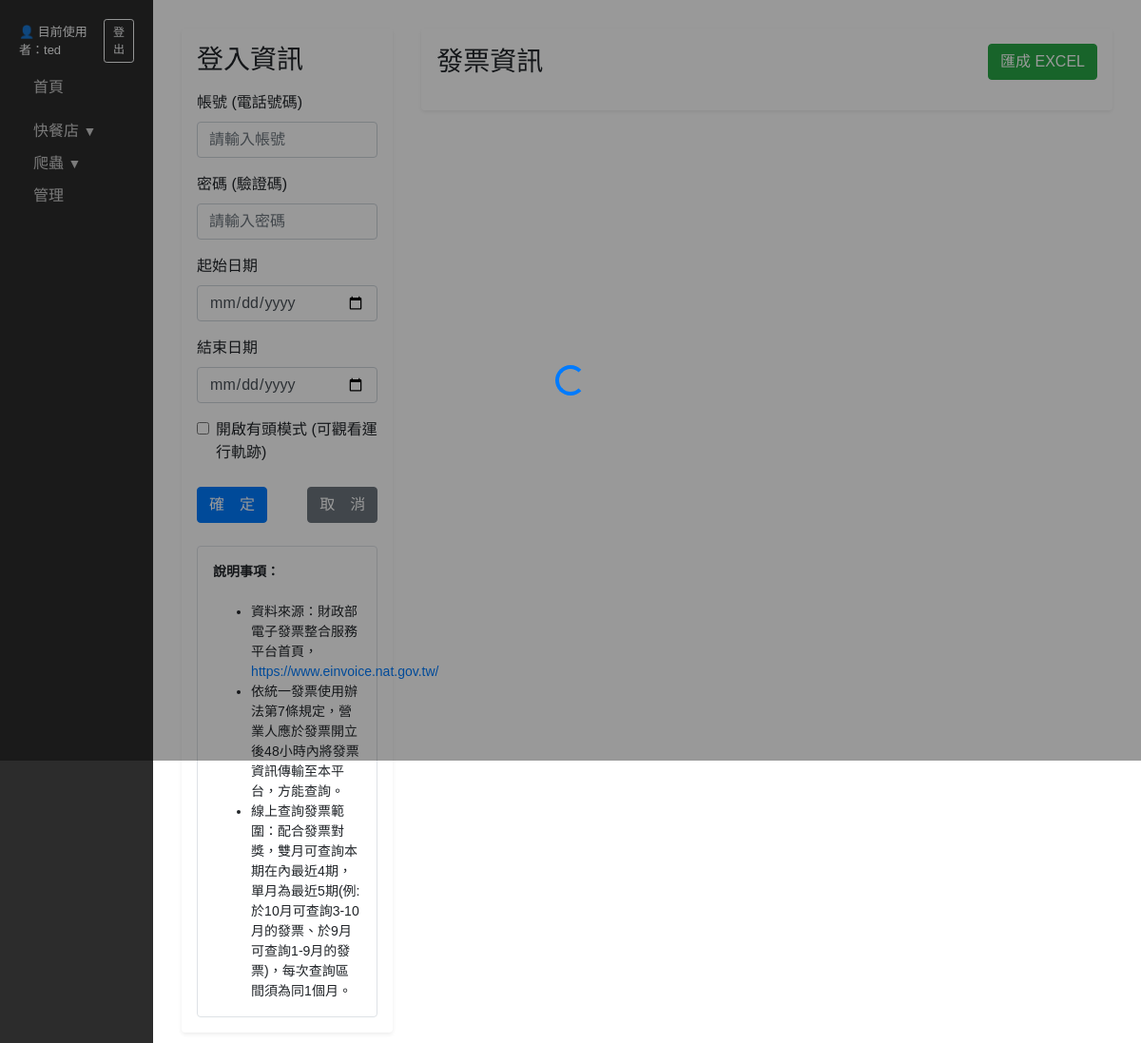
/webapp/invoice (signed in), run on the app's committed database.
### webapp/models/home.py (models this page shows, shortened)
class Navigation(models.Model):
    title = models.CharField(max_length=100, verbose_name="名稱")  # 顯示文字
    url = models.CharField(max_length=200, blank=True, verbose_name="連結")  # 對應連結
    order = models.PositiveIntegerField(default=0, verbose_name="排序")
    parent_id = models.PositiveIntegerField(default=0, verbose_name="父節點ID")

### webapp/views/invoice.py (the view)
# urls.py: path('invoice', invoice.invoice, name='invoice'),
@login_required(login_url='/')
def invoice(request):
    nav_items = get_navigation()
    data = { 'nav_items': nav_items}
    return render(request, 'webapp/invoice.html', data)

### webapp/utils/home.py (called while the page is built)
def get_navigation():
    all_items = Navigation.objects.all().order_by("order")
    nav_dict = {}
    for item in all_items:
        nav_dict[item.id] = {"obj": item, "children": []}
    roots = []
    for item in all_items:
        if item.parent_id == 0:
            roots.append(nav_dict[item.id])
        else:
            nav_dict[item.parent_id]["children"].append(nav_dict[item.id])
    return roots

### templates/webapp/invoice.html (shortened to what this page needs)
{% extends 'webapp/home.html' %}
{% block content %}
<div id="app">
    <div v-if="loading" class="overlay">
        <div class="spinner-border text-primary" role="status">
        </div>
    </div>
    <div class="row">
        <div class="col-md-3">
            <div class="bg-gradient-light p-3 rounded shadow-sm">
                <h3 class="mb-3">登入資訊</h3>
                <div class="form-group">
                    <label>帳號 (電話號碼)</label>
                    <input v-model="username" type="text" class="form-control" placeholder="請輸入帳號" v-on:keyup.enter="btnConfirm">
                </div>
                <div class="form-group mt-3">
                    <label>密碼 (驗證碼)</label>
                    <input v-model="password" type="password" class="form-control" placeholder="請輸入密碼" v-on:keyup.enter="btnConfirm">
                </div>
                <div class="form-group mt-3">
                    <label>起始日期</label>
                    <input v-model="startDate" type="date" class="form-control">
                </div>
                <div class="form-group mt-3">
                    <label>結束日期</label>
                    <input v-model="endDate" type="date" class="form-control">
                </div>
                <div class="form-check mt-3">
                    <input v-model="headless" type="checkbox" id="headless" class="form-check-input">
                    <label for="headless" class="form-check-label">開啟有頭模式 (可觀看運行軌跡)</label>
                </div>
                <div class="mt-4 d-flex justify-content-between">
                    <input type="button" v-on:click="btnConfirm" class="btn btn-primary" value="確　定" />
                    <input type="button" v-on:click="btnCancel" class="btn btn-secondary" value="取　消" />
                </div>
                <div class="mt-4 p-3 border rounded" style="font-size: 0.875rem; line-height: 1.5;">
                    <strong>說明事項：</strong>
                    <ul class="mb-0">
                        <br>
                        <li>資料來源：財政部電子發票整合服務平台首頁，<a href="https://www.einvoice.nat.gov.tw/" target="_blank">https://www.einvoice.nat.gov.tw/</a></li>
                        <li>依統一發票使用辦法第7條規定，營業人應於發票開立後48小時內將發票資訊傳輸至本平台，方能查詢。</li>
                        <li>線上查詢發票範圍：配合發票對獎，雙月可查詢本期在內最近4期，單月為最近5期(例:於10月可查詢3-10月的發票、於9月可查詢1-9月的發票)，每次查詢區間須為同1個月。</li>
                    </ul>
                </div>
            </div>
        </div>
        <div class="col-md-9">
            <div class="p-3 rounded shadow-sm bg-white">
                <div class="d-flex justify-content-between align-items-center mb-3">
                    <h3 class="mb-0">發票資訊</h3>
                    <button @click="exportExcel" class="btn btn-success text-white">
                        匯成 EXCEL
                    </button>
                </div>
            </div>
        </div>
    </div>
</div>
{% endblock %}

### templates/webapp/home.html (shortened to what this page needs)
<!DOCTYPE html>
<html lang="zh-Hant">
<head>
    {% block head_extra %}
    <link href="https://cdn.jsdelivr.net/npm/bootstrap@4.6.2/dist/css/bootstrap.min.css" rel="stylesheet">
    {% endblock %}
    <link rel="stylesheet" href="https://unpkg.com/vue-easytable/libs/theme-default/index.css">
    <link rel="stylesheet" href="https://cdn.jsdelivr.net/npm/sweetalert2@11/dist/sweetalert2.min.css">
</head>
<body>
    <div class="layout-container">
        <div class="sidebar">
            {% if request.user.is_authenticated %}
              <div class="text-light mb-3 d-flex justify-content-between align-items-center" style="font-size: 13px;">
                  <span>👤 目前使用者：{{ request.user.username }}</span>
                  <form action="{% url 'logout' %}" method="post" style="margin: 0;">
                      <button type="submit" class="btn btn-outline-light btn-sm" style="font-size: 12px;">登出</button>
                  </form>
              </div>
            {% endif %}
<ul>
            {% for node in nav_items %}
                <li>
                    {% if node.children %}
                        <span class="toggle-node" onclick="toggleChildren({{ node.obj.id }})">
                            {% if node.obj.order == 1 %}
                                <strong>{{ node.obj.title }}</strong>
                            {% else %}
                                {{ node.obj.title }}
                            {% endif %}
                        </span>
                    {% else %}
                        {% if node.obj.order == 1 %}
                            <h2><a href="{{ node.obj.url }}">{{ node.obj.title }}</a></h2>
                        {% else %}
                            <a href="{{ node.obj.url }}">{{ node.obj.title }}</a>
                        {% endif %}
                    {% endif %}
                </li>
            {% endfor %}
            </ul>
        </div>
        <div class="content">
            {% block content %}{% endblock %}
        </div>
    </div>
</body>
</html>

### templates/webapp/home.html (style rules this page uses)
body { margin: 0; font-family: Arial, sans-serif; background-color: #121212; color: white; }
.layout-container { display: flex; flex-direction: row; min-height: 100vh; align-items: stretch; }
.sidebar { width: 220px; background-color: #2c2c2c; padding: 20px; font-family: Arial, sans-serif; }
.sidebar a, .sidebar span.toggle-node { display: block; color: #ccc; text-decoration: none; margin-bottom: 10px; cursor: pointer; }
.sidebar h2 { margin-bottom: 25px; }
.sidebar ul { list-style: none; padding-left: 15px; }
.sidebar ul li a { font-size: 16px; margin-bottom: 8px; }
.content { flex-grow: 1; padding: 30px; background-color: #ffffff; color: #212529; }
.toggle-node::after { content: " ▼"; font-size: 14px; }

### templates/webapp/invoice.html (style rules this page uses)
.overlay { position: fixed; top: 0; left: 0; width: 100vw; height: 100vh; background-color: rgba(0,0,0,0.4); display: flex; align-items: center; justify-content: center; z-index: 9999; }

### data on the page
Navigation: obj "首頁"
Navigation: obj "快餐店"
Navigation: obj "爬蟲"
Navigation: obj "管理"

### other printed values
{{ request.user.username }} "ted"
